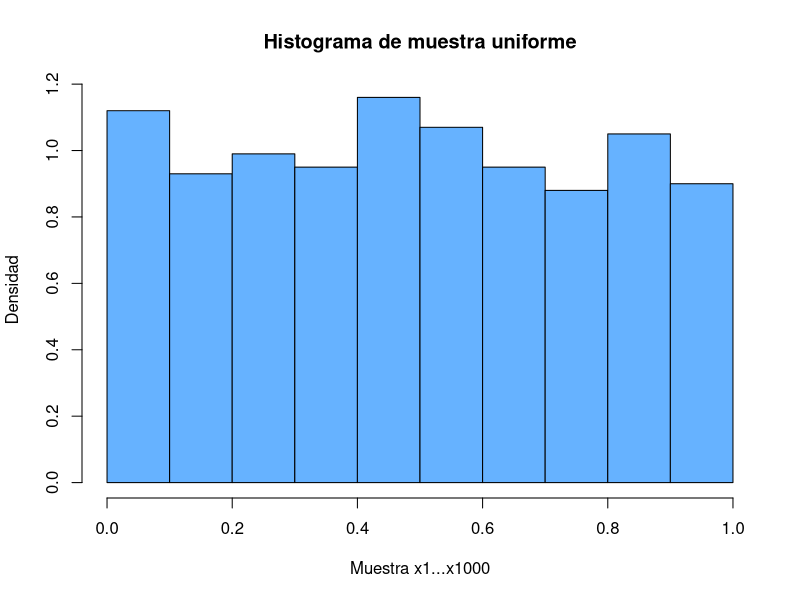

Recreate this plot in R.
#####################################
# TP Probabilidad y Estadística (C) #
#                                   #
#          Inciso 1a                #
#####################################

# Sample
set.seed(2020)
x1...x1000 <- runif(1000) # Generamos una muestra de 1000 v.a. i.i.d. con distribución U[0.1]

# Histogram
hist(x1...x1000,
     freq = FALSE,
     main = "Histograma de muestra uniforme",
     xlab = "Muestra x1...x1000", 
     ylab = "Densidad",
     col = "#66B2FF")
